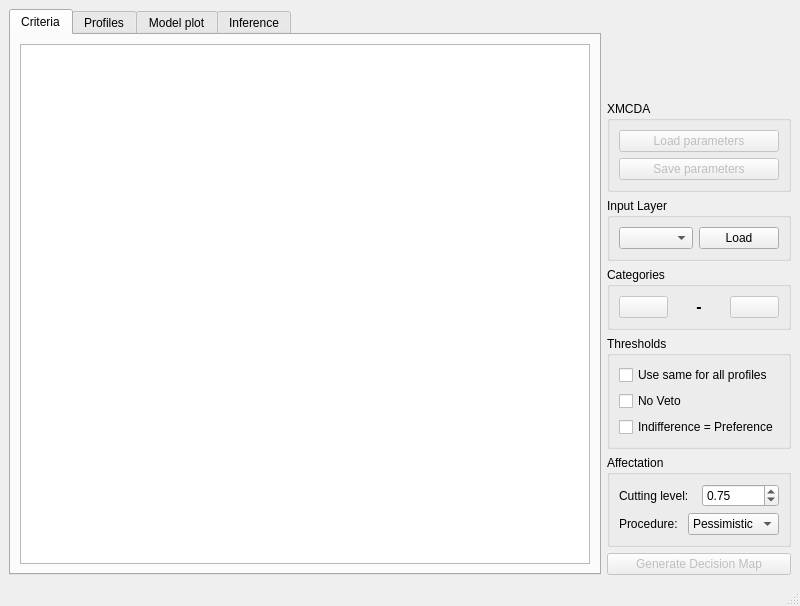
<?xml version="1.0" encoding="UTF-8"?>
<ui version="4.0">
 <class>EtriMainWindow</class>
 <widget class="QMainWindow" name="EtriMainWindow">
  <property name="geometry">
   <rect>
    <x>0</x>
    <y>0</y>
    <width>800</width>
    <height>606</height>
   </rect>
  </property>
  <property name="windowTitle">
   <string>Electre Tri</string>
  </property>
  <widget class="QWidget" name="centralwidget">
   <layout class="QGridLayout" name="gridLayout">
    <item row="0" column="0">
     <widget class="QTabWidget" name="Tab_params">
      <property name="currentIndex">
       <number>0</number>
      </property>
      <widget class="QWidget" name="tab_criteria">
       <attribute name="title">
        <string>Criteria</string>
       </attribute>
       <layout class="QGridLayout" name="gridLayout_2">
        <item row="0" column="0">
         <widget class="QTableWidget" name="table_crit">
          <property name="dragEnabled">
           <bool>false</bool>
          </property>
          <property name="alternatingRowColors">
           <bool>false</bool>
          </property>
          <property name="showGrid">
           <bool>false</bool>
          </property>
          <property name="cornerButtonEnabled">
           <bool>false</bool>
          </property>
          <property name="rowCount">
           <number>0</number>
          </property>
          <attribute name="horizontalHeaderVisible">
           <bool>false</bool>
          </attribute>
          <attribute name="horizontalHeaderDefaultSectionSize">
           <number>100</number>
          </attribute>
          <attribute name="horizontalHeaderHighlightSections">
           <bool>false</bool>
          </attribute>
          <attribute name="verticalHeaderVisible">
           <bool>false</bool>
          </attribute>
          <attribute name="verticalHeaderHighlightSections">
           <bool>false</bool>
          </attribute>
          <attribute name="verticalHeaderShowSortIndicator" stdset="0">
           <bool>false</bool>
          </attribute>
          <column>
           <property name="text">
            <string>Criterion</string>
           </property>
          </column>
          <column>
           <property name="text">
            <string/>
           </property>
          </column>
          <column>
           <property name="text">
            <string>Weight</string>
           </property>
          </column>
         </widget>
        </item>
       </layout>
      </widget>
      <widget class="QWidget" name="tab_profiles">
       <attribute name="title">
        <string>Profiles</string>
       </attribute>
       <layout class="QGridLayout" name="gridLayout_5">
        <item row="0" column="0">
         <widget class="QTableWidget" name="table_prof"/>
        </item>
        <item row="1" column="0">
         <widget class="QTabWidget" name="tab_thresholds">
          <property name="tabPosition">
           <enum>QTabWidget::North</enum>
          </property>
          <property name="tabShape">
           <enum>QTabWidget::Rounded</enum>
          </property>
          <property name="currentIndex">
           <number>0</number>
          </property>
          <widget class="QWidget" name="tab_indiff">
           <attribute name="title">
            <string>Indifference</string>
           </attribute>
           <layout class="QGridLayout" name="gridLayout_3">
            <item row="0" column="1">
             <widget class="QTableWidget" name="table_indiff"/>
            </item>
           </layout>
          </widget>
          <widget class="QWidget" name="tab_pref">
           <attribute name="title">
            <string>Preference</string>
           </attribute>
           <layout class="QGridLayout" name="gridLayout_4">
            <item row="0" column="0">
             <widget class="QTableWidget" name="table_pref"/>
            </item>
           </layout>
          </widget>
          <widget class="QWidget" name="tab_veto">
           <attribute name="title">
            <string>Veto</string>
           </attribute>
           <layout class="QGridLayout" name="gridLayout_7">
            <item row="0" column="0">
             <widget class="QTableWidget" name="table_veto"/>
            </item>
           </layout>
          </widget>
         </widget>
        </item>
       </layout>
      </widget>
      <widget class="QWidget" name="tab_plot">
       <attribute name="title">
        <string>Model plot</string>
       </attribute>
       <layout class="QGridLayout" name="gridLayout_10">
        <item row="0" column="0">
         <widget class="mygraphicsview" name="graph_plot">
          <property name="verticalScrollBarPolicy">
           <enum>Qt::ScrollBarAlwaysOff</enum>
          </property>
          <property name="horizontalScrollBarPolicy">
           <enum>Qt::ScrollBarAsNeeded</enum>
          </property>
          <property name="alignment">
           <set>Qt::AlignCenter</set>
          </property>
          <property name="renderHints">
           <set>QPainter::Antialiasing|QPainter::TextAntialiasing</set>
          </property>
         </widget>
        </item>
       </layout>
      </widget>
      <widget class="QWidget" name="tab_inference">
       <attribute name="title">
        <string>Inference</string>
       </attribute>
       <layout class="QGridLayout" name="gridLayout_6">
        <item row="1" column="0">
         <widget class="QGroupBox" name="group_refs">
          <property name="title">
           <string>Reference actions</string>
          </property>
          <layout class="QVBoxLayout" name="verticalLayout_3">
           <item>
            <widget class="QTableWidget" name="table_refs">
             <property name="editTriggers">
              <set>QAbstractItemView::NoEditTriggers</set>
             </property>
             <column>
              <property name="text">
               <string>Category</string>
              </property>
              <property name="textAlignment">
               <set>AlignHCenter|AlignVCenter|AlignCenter</set>
              </property>
             </column>
            </widget>
           </item>
           <item>
            <layout class="QHBoxLayout" name="horizontalLayout">
             <item>
              <widget class="QPushButton" name="Bchooserefs">
               <property name="enabled">
                <bool>false</bool>
               </property>
               <property name="text">
                <string>Choose reference actions</string>
               </property>
              </widget>
             </item>
             <item>
              <widget class="QPushButton" name="Binfer">
               <property name="enabled">
                <bool>false</bool>
               </property>
               <property name="text">
                <string>Infer parameters</string>
               </property>
              </widget>
             </item>
            </layout>
           </item>
          </layout>
         </widget>
        </item>
        <item row="0" column="0">
         <widget class="QGroupBox" name="group_infparams">
          <property name="title">
           <string>Parameters</string>
          </property>
          <layout class="QVBoxLayout" name="verticalLayout">
           <item>
            <layout class="QHBoxLayout" name="model_layout">
             <item>
              <widget class="QLabel" name="label_combo">
               <property name="text">
                <string>Electre Tri model:</string>
               </property>
              </widget>
             </item>
             <item>
              <widget class="QComboBox" name="combo_model">
               <item>
                <property name="text">
                 <string>Bouyssou-Marchant (Pessimistic)</string>
                </property>
               </item>
              </widget>
             </item>
            </layout>
           </item>
           <item>
            <layout class="QHBoxLayout" name="inference_layout">
             <item>
              <widget class="QLabel" name="label_inference">
               <property name="text">
                <string>Inference:</string>
               </property>
              </widget>
             </item>
             <item>
              <widget class="QComboBox" name="combo_inference">
               <item>
                <property name="text">
                 <string>Global</string>
                </property>
               </item>
               <item>
                <property name="text">
                 <string>Profiles</string>
                </property>
               </item>
               <item>
                <property name="text">
                 <string>Weights and lambda</string>
                </property>
               </item>
              </widget>
             </item>
            </layout>
           </item>
          </layout>
         </widget>
        </item>
       </layout>
      </widget>
     </widget>
    </item>
    <item row="0" column="1">
     <layout class="QVBoxLayout" name="right_layout">
      <item>
       <spacer name="verticalSpacer">
        <property name="orientation">
         <enum>Qt::Vertical</enum>
        </property>
        <property name="sizeHint" stdset="0">
         <size>
          <width>20</width>
          <height>20</height>
         </size>
        </property>
       </spacer>
      </item>
      <item>
       <widget class="QGroupBox" name="group_options">
        <property name="title">
         <string>XMCDA</string>
        </property>
        <layout class="QVBoxLayout" name="verticalLayout_2">
         <item>
          <widget class="QPushButton" name="Bloadxmcda">
           <property name="enabled">
            <bool>false</bool>
           </property>
           <property name="text">
            <string>Load parameters</string>
           </property>
          </widget>
         </item>
         <item>
          <widget class="QPushButton" name="Bsavexmcda">
           <property name="enabled">
            <bool>false</bool>
           </property>
           <property name="text">
            <string>Save parameters</string>
           </property>
          </widget>
         </item>
        </layout>
       </widget>
      </item>
      <item>
       <widget class="QGroupBox" name="group_input">
        <property name="title">
         <string>Input Layer</string>
        </property>
        <layout class="QGridLayout" name="gridLayout_9">
         <item row="0" column="0">
          <widget class="QComboBox" name="combo_layer"/>
         </item>
         <item row="0" column="1">
          <widget class="QPushButton" name="Bloadlayer">
           <property name="text">
            <string>Load</string>
           </property>
          </widget>
         </item>
        </layout>
       </widget>
      </item>
      <item>
       <widget class="QGroupBox" name="group_profiles">
        <property name="title">
         <string>Categories</string>
        </property>
        <layout class="QHBoxLayout" name="horizontalLayout_2">
         <item>
          <widget class="QPushButton" name="Badd_profile">
           <property name="enabled">
            <bool>false</bool>
           </property>
           <property name="text">
            <string/>
           </property>
           <property name="icon">
            <iconset resource="resources.qrc">
             <normaloff>:/plugins/etri/images/plus.svg</normaloff>:/plugins/etri/images/plus.svg</iconset>
           </property>
          </widget>
         </item>
         <item>
          <widget class="QLabel" name="label_ncategories">
           <property name="layoutDirection">
            <enum>Qt::LeftToRight</enum>
           </property>
           <property name="text">
            <string notr="true">&lt;!DOCTYPE HTML PUBLIC &quot;-//W3C//DTD HTML 4.0//EN&quot; &quot;http://www.w3.org/TR/REC-html40/strict.dtd&quot;&gt;
&lt;html&gt;&lt;head&gt;&lt;meta name=&quot;qrichtext&quot; content=&quot;1&quot; /&gt;&lt;style type=&quot;text/css&quot;&gt;
p, li { white-space: pre-wrap; }
&lt;/style&gt;&lt;/head&gt;&lt;body style=&quot; font-family:'DejaVu Sans'; font-size:10pt; font-weight:400; font-style:normal;&quot;&gt;
&lt;p align=&quot;center&quot; style=&quot; margin-top:0px; margin-bottom:0px; margin-left:0px; margin-right:0px; -qt-block-indent:0; text-indent:0px;&quot;&gt;&lt;span style=&quot; font-size:12pt; font-weight:600;&quot;&gt;-&lt;/span&gt;&lt;/p&gt;&lt;/body&gt;&lt;/html&gt;</string>
           </property>
          </widget>
         </item>
         <item>
          <widget class="QPushButton" name="Bdel_profile">
           <property name="enabled">
            <bool>false</bool>
           </property>
           <property name="text">
            <string/>
           </property>
           <property name="icon">
            <iconset resource="resources.qrc">
             <normaloff>:/plugins/etri/images/min.svg</normaloff>:/plugins/etri/images/min.svg</iconset>
           </property>
          </widget>
         </item>
        </layout>
       </widget>
      </item>
      <item>
       <widget class="QGroupBox" name="group_thresholds">
        <property name="maximumSize">
         <size>
          <width>388</width>
          <height>16777215</height>
         </size>
        </property>
        <property name="title">
         <string>Thresholds</string>
        </property>
        <layout class="QFormLayout" name="formLayout">
         <property name="fieldGrowthPolicy">
          <enum>QFormLayout::AllNonFixedFieldsGrow</enum>
         </property>
         <item row="5" column="0">
          <widget class="QCheckBox" name="cbox_samethresholds">
           <property name="text">
            <string>Use same for all profiles</string>
           </property>
          </widget>
         </item>
         <item row="6" column="0">
          <widget class="QCheckBox" name="cbox_noveto">
           <property name="text">
            <string>No Veto</string>
           </property>
          </widget>
         </item>
         <item row="7" column="0">
          <widget class="QCheckBox" name="cbox_sameqp">
           <property name="text">
            <string>Indifference = Preference</string>
           </property>
          </widget>
         </item>
        </layout>
       </widget>
      </item>
      <item>
       <widget class="QGroupBox" name="group_affectation">
        <property name="title">
         <string>Affectation</string>
        </property>
        <layout class="QGridLayout" name="gridLayout_8">
         <item row="0" column="0">
          <layout class="QHBoxLayout" name="cutlevel_layout">
           <item>
            <widget class="QLabel" name="label_cutlevel">
             <property name="text">
              <string>Cutting level:</string>
             </property>
            </widget>
           </item>
           <item>
            <widget class="QDoubleSpinBox" name="spinbox_cutlevel">
             <property name="minimum">
              <double>0.500000000000000</double>
             </property>
             <property name="maximum">
              <double>1.000000000000000</double>
             </property>
             <property name="singleStep">
              <double>0.010000000000000</double>
             </property>
             <property name="value">
              <double>0.750000000000000</double>
             </property>
            </widget>
           </item>
          </layout>
         </item>
         <item row="1" column="0">
          <layout class="QHBoxLayout" name="procedure_layout">
           <item>
            <widget class="QLabel" name="label_procedure">
             <property name="text">
              <string>Procedure:</string>
             </property>
            </widget>
           </item>
           <item>
            <widget class="QComboBox" name="combo_procedure">
             <item>
              <property name="text">
               <string>Pessimistic</string>
              </property>
             </item>
             <item>
              <property name="text">
               <string>Optimistic</string>
              </property>
             </item>
            </widget>
           </item>
          </layout>
         </item>
        </layout>
       </widget>
      </item>
      <item>
       <widget class="QPushButton" name="Bgenerate">
        <property name="enabled">
         <bool>false</bool>
        </property>
        <property name="text">
         <string>Generate Decision Map</string>
        </property>
        <property name="icon">
         <iconset resource="resources.qrc">
          <normaloff>:/plugins/etri/images/etri.svg</normaloff>:/plugins/etri/images/etri.svg</iconset>
        </property>
       </widget>
      </item>
     </layout>
    </item>
   </layout>
  </widget>
  <widget class="QMenuBar" name="menubar">
   <property name="geometry">
    <rect>
     <x>0</x>
     <y>0</y>
     <width>800</width>
     <height>22</height>
    </rect>
   </property>
  </widget>
  <widget class="QStatusBar" name="statusbar"/>
 </widget>
 <customwidgets>
  <customwidget>
   <class>mygraphicsview</class>
   <extends>QGraphicsView</extends>
   <header location="global">graphic</header>
  </customwidget>
 </customwidgets>
 <resources>
  <include location="resources.qrc"/>
 </resources>
 <connections/>
</ui>
